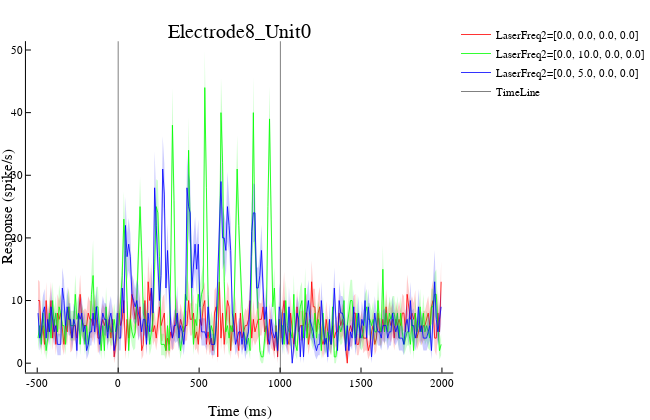

The code cell stored with this chart in its notebook:
### Code cell
bin = -preicidur:bw.value:conddur+suficidur
plotpsth(usts,bin,ctc,factor.value,timeline=[0,mconddur],title="Electrode$(eid.value)_Unit$(uid.value.value)")

### Figure 1 — Plotly figure (JSON) as saved in the notebook; plotly's stock layout.template omitted (floating-point values rounded to 4 significant figures; data arrays with more than 128 entries replaced by an {"elided": "..."} marker saying what was removed)
{"data": [{"colorbar": {"title": ""}, "fill": "tozeroy", "fillcolor": "rgba(255, 0, 0, 0.200)", "hoverinfo": "text", "legendgroup": "LaserFreq2=[0.0, 0.0, 0.0, 0.0]", "line": {"color": "rgba(255, 0, 0, 0.800)", "dash": "solid", "shape": "linear", "width": 0}, "mode": "lines", "name": "LaserFreq2=[0.0, 0.0, 0.0, 0.0]", "showlegend": false, "text": {"elided": "250 null values"}, "type": "scatter", "x": {"elided": "500 int values"}, "xaxis": "x1", "y": {"elided": "500 float values"}, "yaxis": "y1"}, {"colorbar": {"title": ""}, "hoverinfo": "text", "legendgroup": "LaserFreq2=[0.0, 0.0, 0.0, 0.0]", "line": {"color": "rgba(255, 0, 0, 0.800)", "dash": "solid", "shape": "linear", "width": 1}, "mode": "lines", "name": "LaserFreq2=[0.0, 0.0, 0.0, 0.0]", "showlegend": true, "text": {"elided": "250 null values"}, "type": "scatter", "x": {"elided": "250 int values"}, "xaxis": "x1", "y": {"elided": "250 int values"}, "yaxis": "y1"}, {"colorbar": {"title": ""}, "fill": "tozeroy", "fillcolor": "rgba(0, 255, 0, 0.200)", "hoverinfo": "text", "legendgroup": "LaserFreq2=[0.0, 10.0, 0.0, 0.0]", "line": {"color": "rgba(0, 255, 0, 0.800)", "dash": "solid", "shape": "linear", "width": 0}, "mode": "lines", "name": "LaserFreq2=[0.0, 10.0, 0.0, 0.0]", "showlegend": false, "text": {"elided": "250 null values"}, "type": "scatter", "x": {"elided": "500 int values"}, "xaxis": "x1", "y": {"elided": "500 float values"}, "yaxis": "y1"}, {"colorbar": {"title": ""}, "hoverinfo": "text", "legendgroup": "LaserFreq2=[0.0, 10.0, 0.0, 0.0]", "line": {"color": "rgba(0, 255, 0, 0.800)", "dash": "solid", "shape": "linear", "width": 1}, "mode": "lines", "name": "LaserFreq2=[0.0, 10.0, 0.0, 0.0]", "showlegend": true, "text": {"elided": "250 null values"}, "type": "scatter", "x": {"elided": "250 int values"}, "xaxis": "x1", "y": {"elided": "250 int values"}, "yaxis": "y1"}, {"colorbar": {"title": ""}, "fill": "tozeroy", "fillcolor": "rgba(0, 0, 255, 0.200)", "hoverinfo": "text", "legendgroup": "LaserFreq2=[0.0, 5.0, 0.0, 0.0]", "line": {"color": "rgba(0, 0, 255, 0.800)", "dash": "solid", "shape": "linear", "width": 0}, "mode": "lines", "name": "LaserFreq2=[0.0, 5.0, 0.0, 0.0]", "showlegend": false, "text": {"elided": "250 null values"}, "type": "scatter", "x": {"elided": "500 int values"}, "xaxis": "x1", "y": {"elided": "500 float values"}, "yaxis": "y1"}, {"colorbar": {"title": ""}, "hoverinfo": "text", "legendgroup": "LaserFreq2=[0.0, 5.0, 0.0, 0.0]", "line": {"color": "rgba(0, 0, 255, 0.800)", "dash": "solid", "shape": "linear", "width": 1}, "mode": "lines", "name": "LaserFreq2=[0.0, 5.0, 0.0, 0.0]", "showlegend": true, "text": {"elided": "250 null values"}, "type": "scatter", "x": {"elided": "250 int values"}, "xaxis": "x1", "y": {"elided": "250 int values"}, "yaxis": "y1"}, {"colorbar": {"title": ""}, "hoverinfo": "text", "legendgroup": "TimeLine", "line": {"color": "rgba(128, 128, 128, 1.000)", "dash": "solid", "shape": "linear", "width": 1}, "mode": "lines", "name": "TimeLine", "showlegend": true, "text": [null, null], "type": "scatter", "x": [0, 0], "xaxis": "x1", "y": [-5293.0, 5342.0], "yaxis": "y1"}, {"colorbar": {"title": ""}, "hoverinfo": "text", "legendgroup": "TimeLine", "line": {"color": "rgba(128, 128, 128, 1.000)", "dash": "solid", "shape": "linear", "width": 1}, "mode": "lines", "name": "TimeLine", "showlegend": false, "text": [null, null], "type": "scatter", "x": [1002.0, 1002.0], "xaxis": "x1", "y": [-5293.0, 5342.0], "yaxis": "y1"}], "layout": {"annotations": [{"font": {"color": "rgba(0, 0, 0, 1.000)", "family": "sans-serif", "size": 20}, "rotation": 0, "showarrow": false, "text": "Electrode8_Unit0", "x": 0.5254, "xanchor": "center", "xref": "paper", "y": 1, "yanchor": "top", "yref": "paper"}], "height": 420, "legend": {"bgcolor": "rgba(255, 255, 255, 1.000)", "bordercolor": "rgba(0, 0, 0, 1.000)", "font": {"color": "rgba(0, 0, 0, 1.000)", "family": "sans-serif", "size": 11}, "tracegroupgap": 0, "x": 1, "y": 1}, "margin": {"b": 20, "l": 0, "r": 0, "t": 20}, "paper_bgcolor": "rgba(255, 255, 255, 1.000)", "plot_bgcolor": "rgba(255, 255, 255, 1.000)", "showlegend": true, "width": 650, "xaxis": {"anchor": "y1", "domain": [0.05691, 0.9939], "gridcolor": "rgba(0, 0, 0, 0.100)", "gridwidth": 0.5, "linecolor": "rgba(0, 0, 0, 1.000)", "mirror": false, "range": [-569.7, 2070.0], "showgrid": false, "showline": true, "showticklabels": true, "tickangle": 0, "tickcolor": "rgb(0, 0, 0)", "tickfont": {"color": "rgba(0, 0, 0, 1.000)", "family": "sans-serif", "size": 11}, "tickmode": "array", "ticks": "inside", "ticktext": ["-500", "0", "500", "1000", "1500", "2000"], "tickvals": [-500, 0, 500, 1000, 1500, 2000], "title": "Time (ms)", "titlefont": {"color": "rgba(0, 0, 0, 1.000)", "family": "sans-serif", "size": 15}, "type": "-", "visible": true, "zeroline": false, "zerolinecolor": "rgba(0, 0, 0, 1.000)"}, "yaxis": {"anchor": "x1", "domain": [0.0722, 0.9443], "gridcolor": "rgba(0, 0, 0, 0.100)", "gridwidth": 0.5, "linecolor": "rgba(0, 0, 0, 1.000)", "mirror": false, "range": [-1.497, 51.41], "showgrid": false, "showline": true, "showticklabels": true, "tickangle": 0, "tickcolor": "rgb(0, 0, 0)", "tickfont": {"color": "rgba(0, 0, 0, 1.000)", "family": "sans-serif", "size": 11}, "tickmode": "array", "ticks": "inside", "ticktext": ["0", "10", "20", "30", "40", "50"], "tickvals": [0, 10, 20, 30, 40, 50], "title": "Response (spike/s)", "titlefont": {"color": "rgba(0, 0, 0, 1.000)", "family": "sans-serif", "size": 15}, "type": "-", "visible": true, "zeroline": false, "zerolinecolor": "rgba(0, 0, 0, 1.000)"}}}
